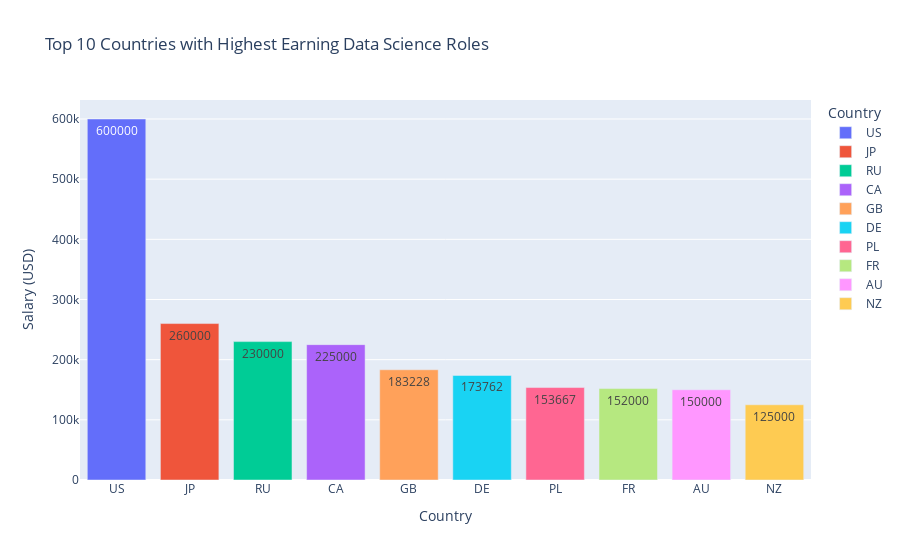

The code cell stored with this chart in its notebook:
### Code cell
# What are the countries with the highest pay
highestSalary = data.groupby('company_location',as_index=False)['salary_in_usd'].max().sort_values(by='salary_in_usd',ascending=False).head(rank) # Top rank countries with Highest Earning Data Science Roles

fig=px.bar(highestSalary,x='company_location',y='salary_in_usd',color='company_location',labels={'company_location':'Country','salary_in_usd':'Salary (USD)'},text='salary_in_usd',title='Top 10 Countries with Highest Earning Data Science Roles')
fig.show()

### Figure 1 — Plotly figure (JSON) as saved in the notebook; plotly's stock layout.template omitted (floating-point values rounded to 4 significant figures)
{"data": [{"alignmentgroup": "True", "hovertemplate": "Country=%{x}<br>Salary (USD)=%{text}<extra></extra>", "legendgroup": "US", "marker": {"color": "#636efa", "pattern": {"shape": ""}}, "name": "US", "offsetgroup": "US", "orientation": "v", "showlegend": true, "text": [600000], "textposition": "auto", "type": "bar", "x": ["US"], "xaxis": "x", "y": [600000], "yaxis": "y"}, {"alignmentgroup": "True", "hovertemplate": "Country=%{x}<br>Salary (USD)=%{text}<extra></extra>", "legendgroup": "JP", "marker": {"color": "#EF553B", "pattern": {"shape": ""}}, "name": "JP", "offsetgroup": "JP", "orientation": "v", "showlegend": true, "text": [260000], "textposition": "auto", "type": "bar", "x": ["JP"], "xaxis": "x", "y": [260000], "yaxis": "y"}, {"alignmentgroup": "True", "hovertemplate": "Country=%{x}<br>Salary (USD)=%{text}<extra></extra>", "legendgroup": "RU", "marker": {"color": "#00cc96", "pattern": {"shape": ""}}, "name": "RU", "offsetgroup": "RU", "orientation": "v", "showlegend": true, "text": [230000], "textposition": "auto", "type": "bar", "x": ["RU"], "xaxis": "x", "y": [230000], "yaxis": "y"}, {"alignmentgroup": "True", "hovertemplate": "Country=%{x}<br>Salary (USD)=%{text}<extra></extra>", "legendgroup": "CA", "marker": {"color": "#ab63fa", "pattern": {"shape": ""}}, "name": "CA", "offsetgroup": "CA", "orientation": "v", "showlegend": true, "text": [225000], "textposition": "auto", "type": "bar", "x": ["CA"], "xaxis": "x", "y": [225000], "yaxis": "y"}, {"alignmentgroup": "True", "hovertemplate": "Country=%{x}<br>Salary (USD)=%{text}<extra></extra>", "legendgroup": "GB", "marker": {"color": "#FFA15A", "pattern": {"shape": ""}}, "name": "GB", "offsetgroup": "GB", "orientation": "v", "showlegend": true, "text": [183228], "textposition": "auto", "type": "bar", "x": ["GB"], "xaxis": "x", "y": [183228], "yaxis": "y"}, {"alignmentgroup": "True", "hovertemplate": "Country=%{x}<br>Salary (USD)=%{text}<extra></extra>", "legendgroup": "DE", "marker": {"color": "#19d3f3", "pattern": {"shape": ""}}, "name": "DE", "offsetgroup": "DE", "orientation": "v", "showlegend": true, "text": [173762], "textposition": "auto", "type": "bar", "x": ["DE"], "xaxis": "x", "y": [173762], "yaxis": "y"}, {"alignmentgroup": "True", "hovertemplate": "Country=%{x}<br>Salary (USD)=%{text}<extra></extra>", "legendgroup": "PL", "marker": {"color": "#FF6692", "pattern": {"shape": ""}}, "name": "PL", "offsetgroup": "PL", "orientation": "v", "showlegend": true, "text": [153667], "textposition": "auto", "type": "bar", "x": ["PL"], "xaxis": "x", "y": [153667], "yaxis": "y"}, {"alignmentgroup": "True", "hovertemplate": "Country=%{x}<br>Salary (USD)=%{text}<extra></extra>", "legendgroup": "FR", "marker": {"color": "#B6E880", "pattern": {"shape": ""}}, "name": "FR", "offsetgroup": "FR", "orientation": "v", "showlegend": true, "text": [152000], "textposition": "auto", "type": "bar", "x": ["FR"], "xaxis": "x", "y": [152000], "yaxis": "y"}, {"alignmentgroup": "True", "hovertemplate": "Country=%{x}<br>Salary (USD)=%{text}<extra></extra>", "legendgroup": "AU", "marker": {"color": "#FF97FF", "pattern": {"shape": ""}}, "name": "AU", "offsetgroup": "AU", "orientation": "v", "showlegend": true, "text": [150000], "textposition": "auto", "type": "bar", "x": ["AU"], "xaxis": "x", "y": [150000], "yaxis": "y"}, {"alignmentgroup": "True", "hovertemplate": "Country=%{x}<br>Salary (USD)=%{text}<extra></extra>", "legendgroup": "NZ", "marker": {"color": "#FECB52", "pattern": {"shape": ""}}, "name": "NZ", "offsetgroup": "NZ", "orientation": "v", "showlegend": true, "text": [125000], "textposition": "auto", "type": "bar", "x": ["NZ"], "xaxis": "x", "y": [125000], "yaxis": "y"}], "layout": {"barmode": "relative", "legend": {"title": {"text": "Country"}, "tracegroupgap": 0}, "title": {"text": "Top 10 Countries with Highest Earning Data Science Roles"}, "xaxis": {"anchor": "y", "categoryarray": ["US", "JP", "RU", "CA", "GB", "DE", "PL", "FR", "AU", "NZ"], "categoryorder": "array", "domain": [0, 1], "title": {"text": "Country"}}, "yaxis": {"anchor": "x", "domain": [0, 1], "title": {"text": "Salary (USD)"}}}}
